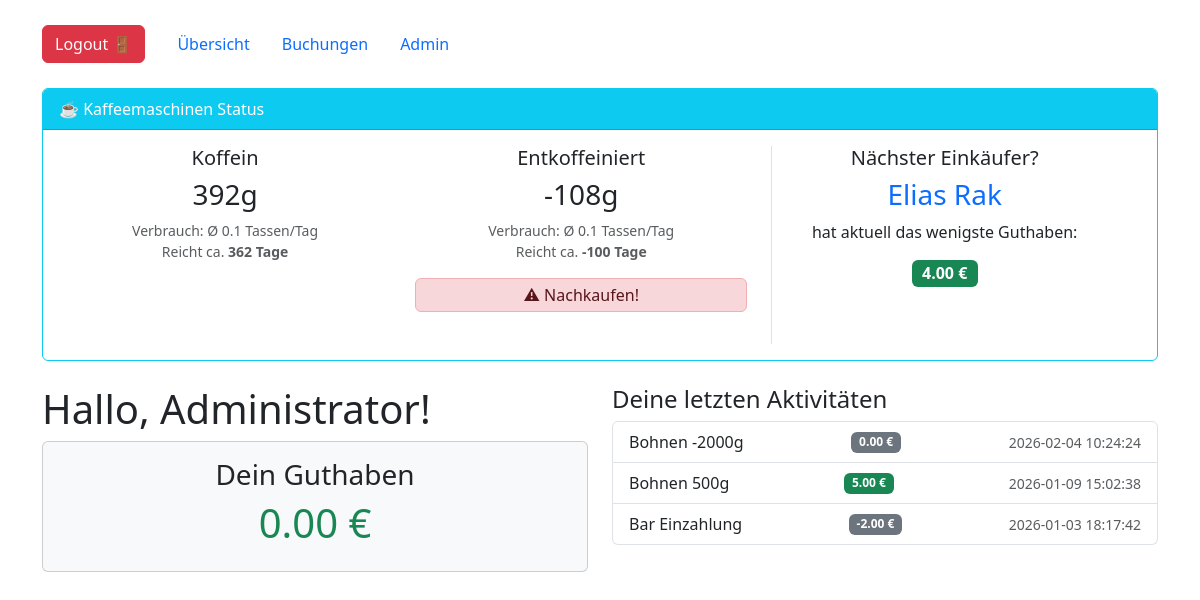
/dashboard (signed in), run on an earlier commit of the app's database.
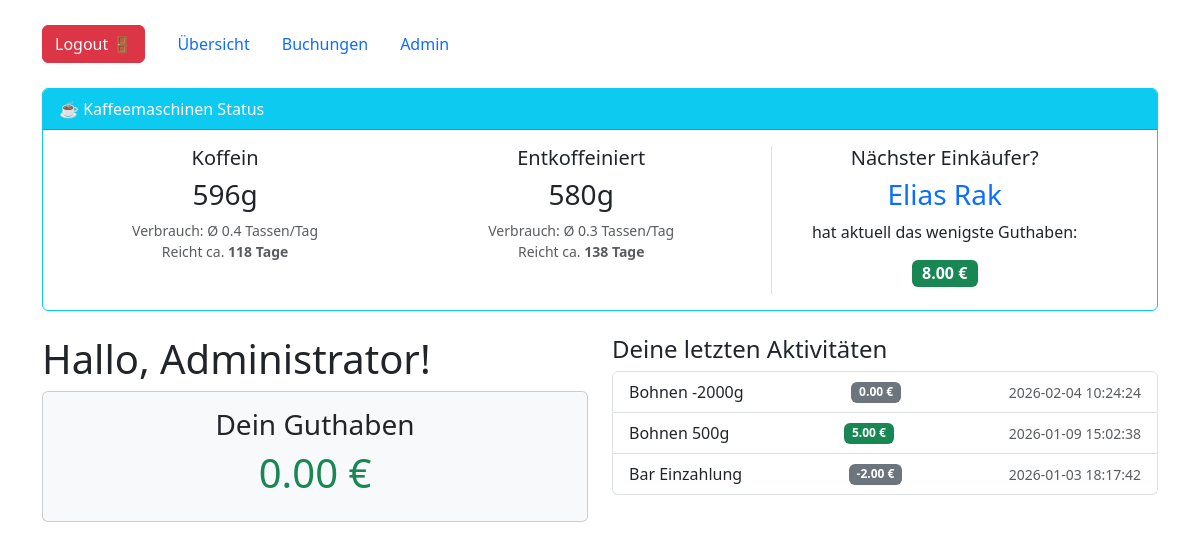
And on a later commit of the database.
### tables this page shows
CREATE TABLE users (
                    id INTEGER PRIMARY KEY AUTOINCREMENT,
                    name TEXT NOT NULL UNIQUE,
                    rfid_uid TEXT UNIQUE,
                    password_hash TEXT,
                    is_admin INTEGER DEFAULT 0,
                    saldo REAL DEFAULT 0.0
                );

### app.py (the view)
@app.route('/')
@app.route('/dashboard')
@login_required
def dashboard():
    conn = get_db()
    transaktionen = conn.execute("SELECT * FROM transaktionen WHERE user_id = ? ORDER BY zeitstempel DESC LIMIT 10", (current_user.id,)).fetchall()
    curr_saldo = conn.execute("SELECT saldo FROM users WHERE id = ?", (current_user.id,)).fetchone()[0]
    stats = get_prediction_stats(conn)
    conn.close()
    return render_template('dashboard.html', transaktionen=transaktionen, saldo=curr_saldo, stats=stats)

### app.py (called while the page is built)
def get_db():
    conn = sqlite3.connect(DB_NAME)
    conn.row_factory = sqlite3.Row
    conn.execute("CREATE TABLE IF NOT EXISTS settings (key TEXT PRIMARY KEY, value TEXT)")
    conn.commit()
    return conn

@login_manager.user_loader
def load_user(user_id):
    conn = get_db()
    u = conn.execute("SELECT * FROM users WHERE id = ?", (user_id,)).fetchone()
    conn.close()
    if u:
        return User(u['id'], u['name'], u['is_admin'], u['saldo'])
    return None

### templates/dashboard.html
{% extends "base.html" %}
{% block content %}
<div class="card mb-4 border-info">
    <div class="card-header bg-info text-white">
        ☕ Kaffeemaschinen Status
    </div>
    <div class="card-body">
        <div class="row text-center">
            <div class="col-md-8 border-end row">
                {% for sorte, data in stats.sorten_stats.items() %}
                <div class="col-md-6 mb-3">
                    <h5 class="card-title">{{ sorte }}</h5>
                    <h3>{{ data.bestand }}g</h3>
                    <p class="text-muted small">
                        Verbrauch: Ø {{ data.tassen_pro_tag }} Tassen/Tag<br>
                        Reicht ca. <strong>{{ data.tage_bis_leer }} Tage</strong>
                    </p>
                    {% if data.tage_bis_leer < 3 %}
                        <div class="alert alert-danger p-1">⚠ Nachkaufen!</div>
                    {% endif %}
                </div>
                {% endfor %}
            </div>
            <div class="col-md-4">
                <h5 class="card-title">Nächster Einkäufer?</h5>
                <h3 class="text-primary">{{ stats.empfehlung_name }}</h3>
                <p>hat aktuell das wenigste Guthaben:</p>
                <span class="badge bg-success fs-6">{{ "%.2f"|format(stats.empfehlung_saldo) }} €</span>
            </div>
        </div>
    </div>
</div>
<div class="row">
    <div class="col-md-6">
        <h1>Hallo, {{ current_user.name }}!</h1>
        <div class="card bg-light mb-3">
            <div class="card-body text-center">
                <h3>Dein Guthaben</h3>
                <h1 class="{{ 'text-success' if saldo >= 0 else 'text-danger' }}">{{ "%.2f"|format(saldo) }} €</h1>
            </div>
        </div>
    </div>
    <div class="col-md-6">
        <h4>Deine letzten Aktivitäten</h4>
        <ul class="list-group">
            {% for t in transaktionen %}
            <li class="list-group-item d-flex justify-content-between align-items-center">
                {{ t.beschreibung }}
                <span class="badge {{ 'bg-success' if t.betrag > 0 else 'bg-secondary' }}">
                    {{ "%.2f"|format(t.betrag) }} €
                </span>
                <small class="text-muted">{{ t.zeitstempel }}</small>
            </li>
            {% endfor %}
        </ul>
    </div>
</div>
{% endblock %}

What changed in the data, as far as the page shows it:
changed users "Elias Rak": empfehlung_saldo "4.00" → "8.00"
Also different on the page:
new list line: "Koffein 596 g Verbrauch: Ø 0.4 Tassen/Tag Reicht ca. 118 Tage"
new list line: "Entkoffeiniert 580 g Verbrauch: Ø 0.3 Tassen/Tag Reicht ca. 138 Tage"
list line gone: "Koffein 392 g Verbrauch: Ø 0.1 Tassen/Tag Reicht ca. 362 Tage"
list line gone: "Entkoffeiniert -108 g Verbrauch: Ø 0.1 Tassen/Tag Reicht ca. -100 Tage ⚠ Nachkaufen!"
